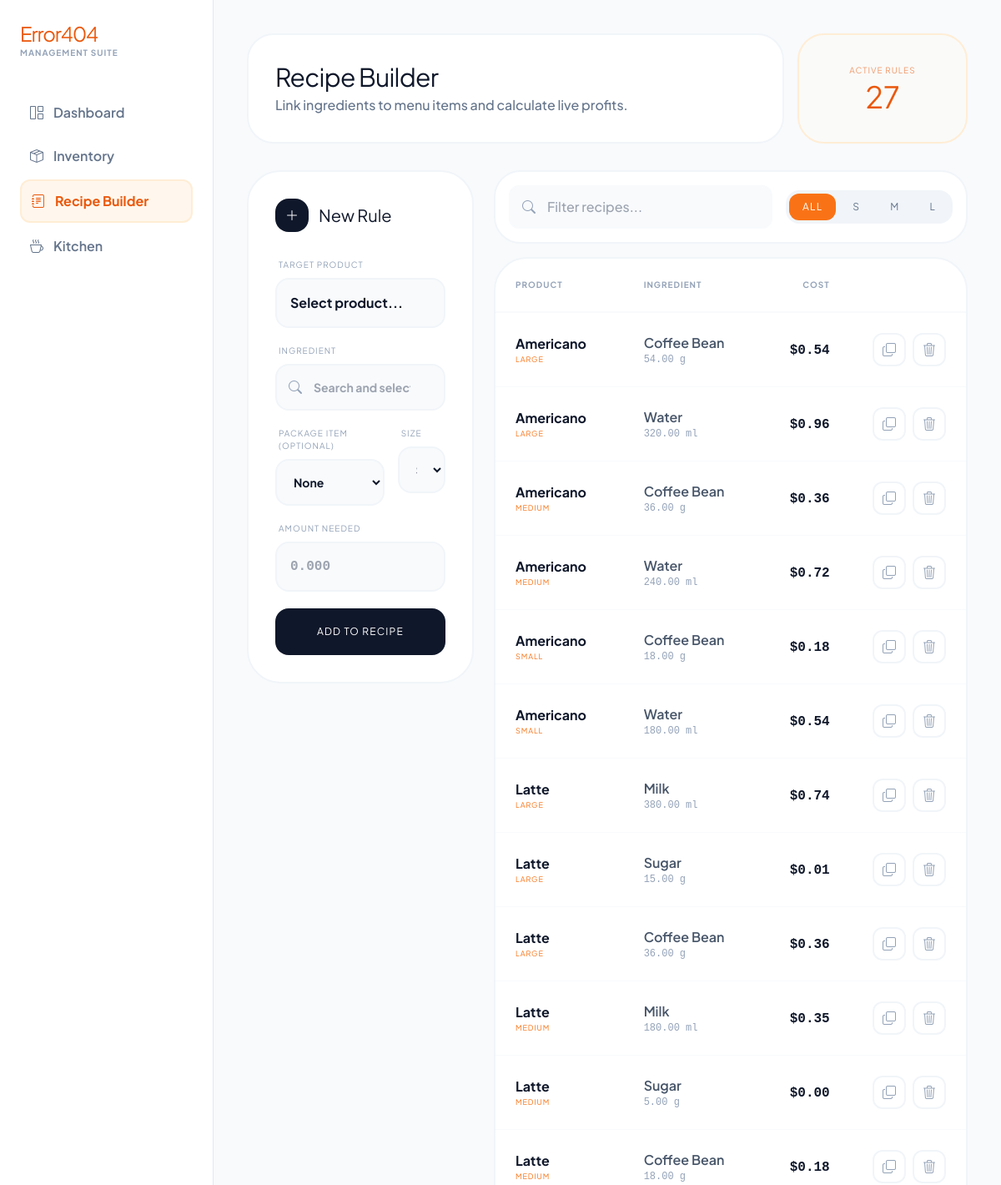
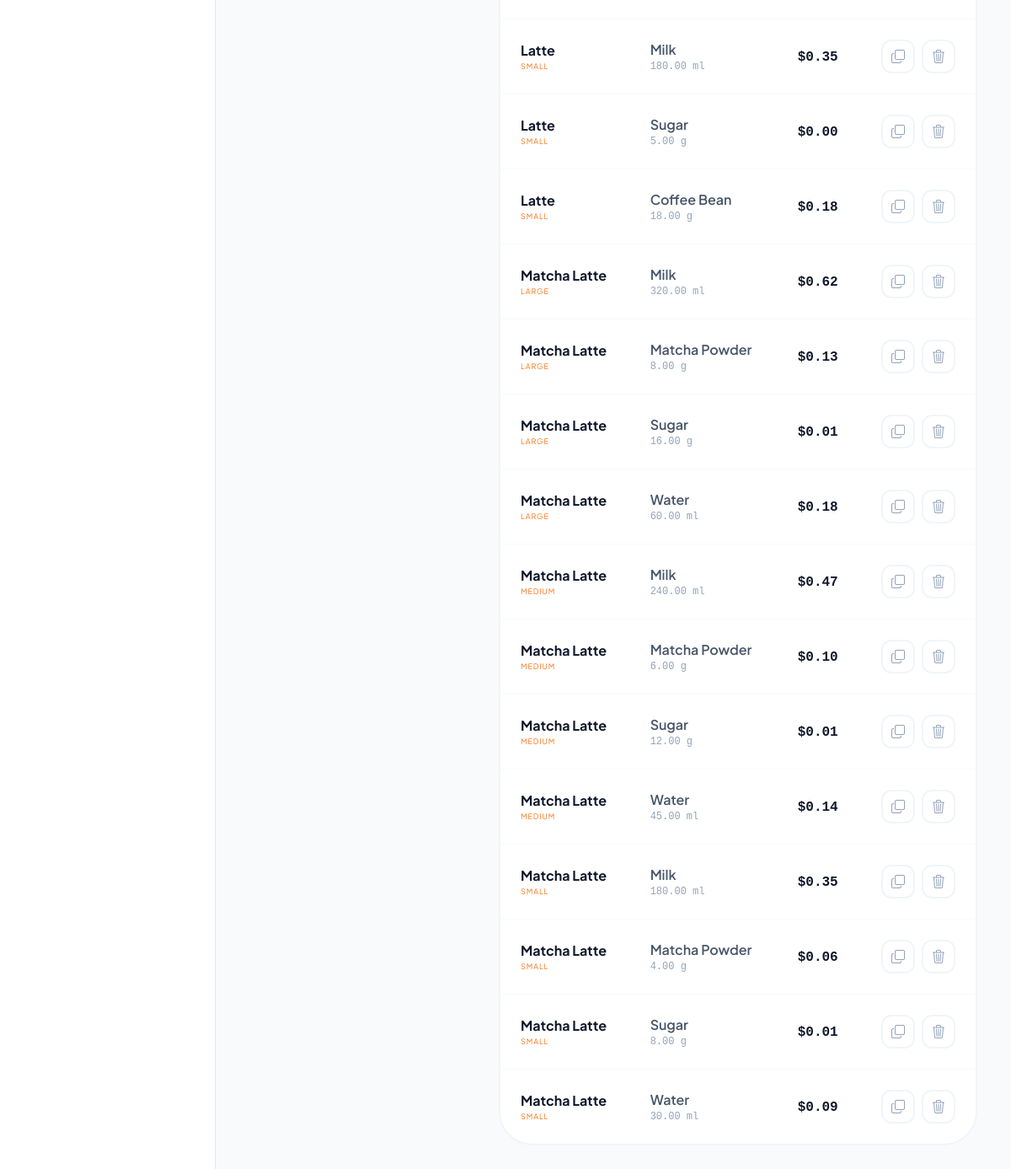
The page /recipe-builder/ on the database as committed earlier (2 pictures, top to bottom).
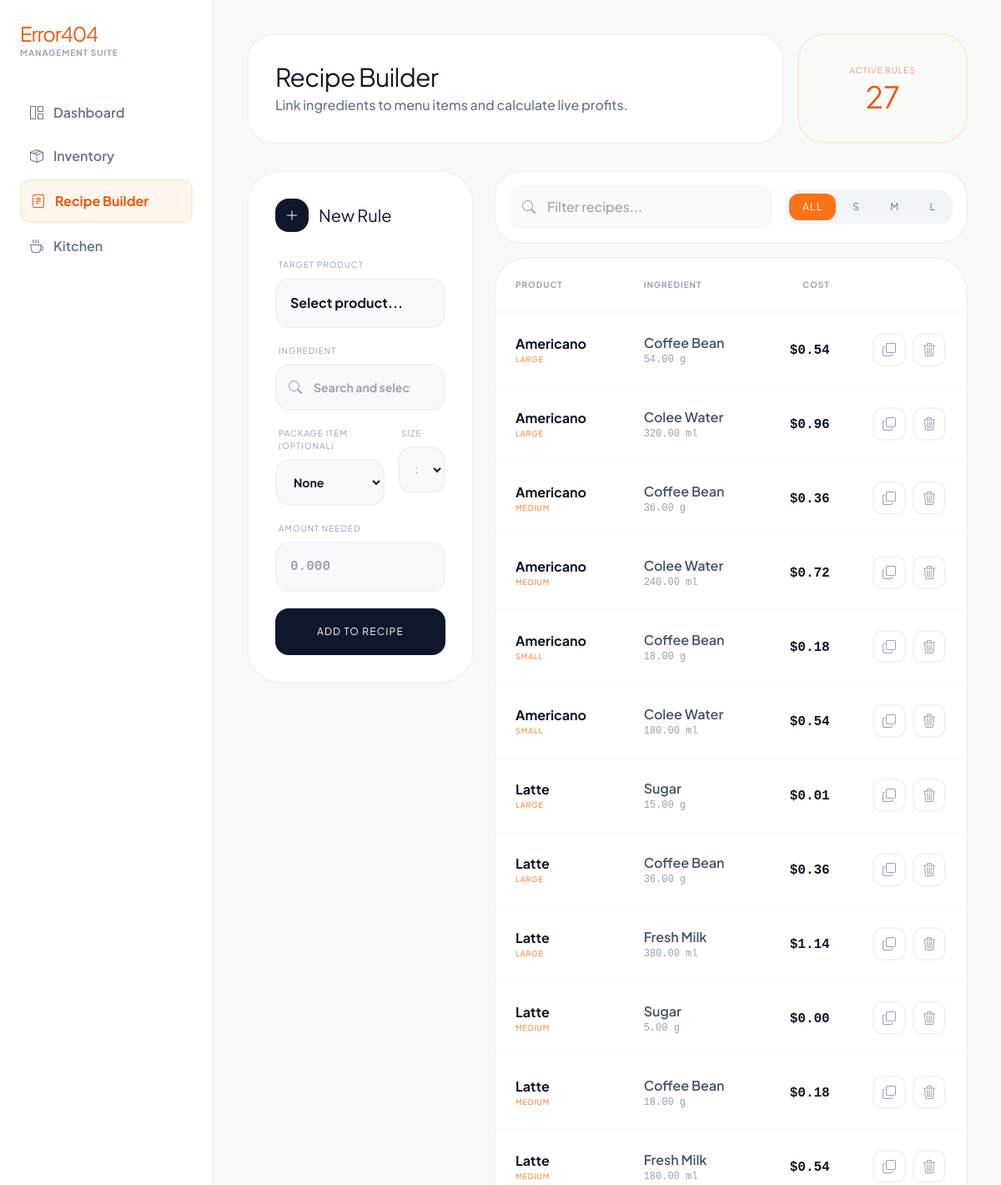
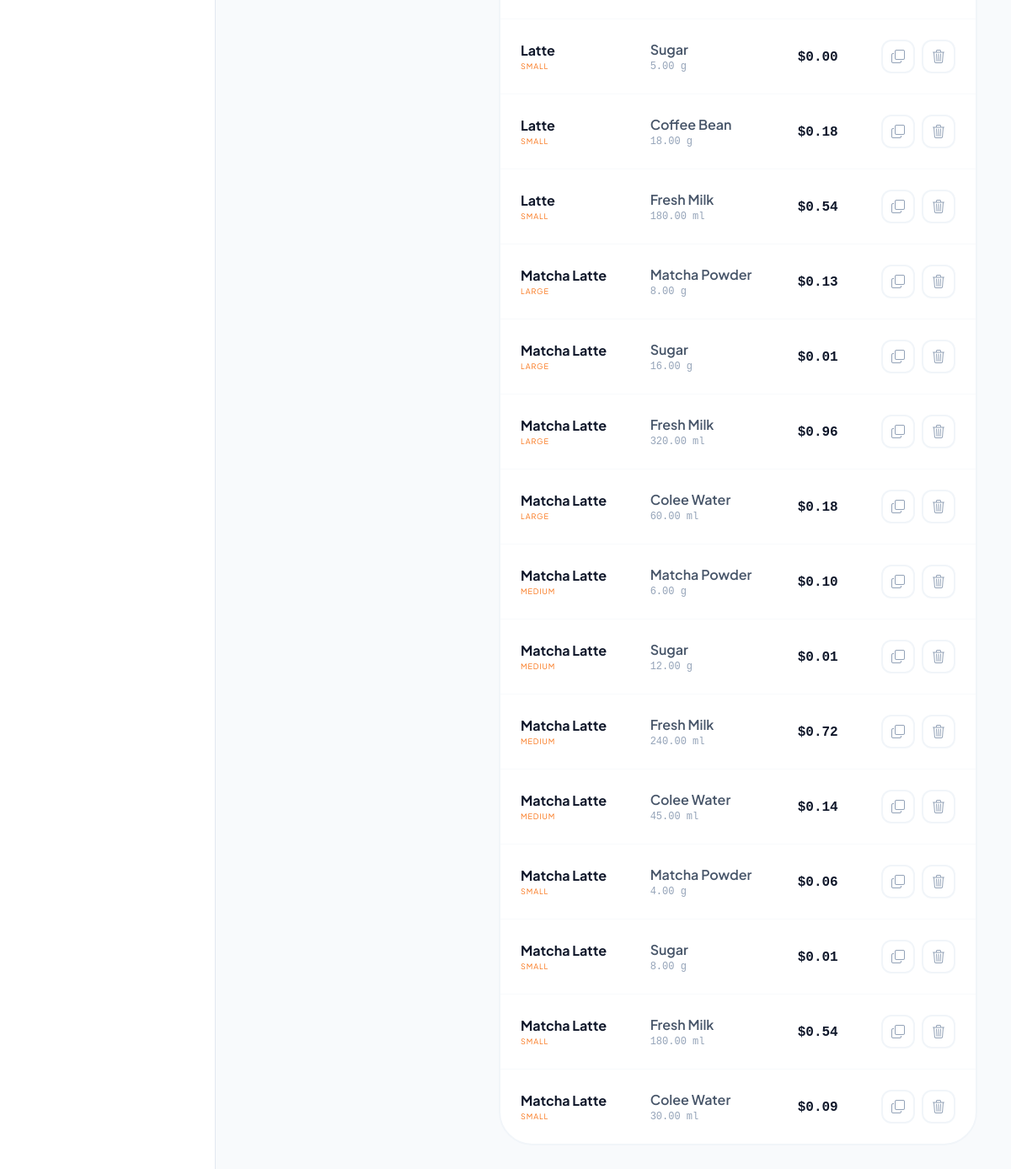
The same page on the database as committed later (2 pictures, top to bottom).
### sales/models.py (models this page shows, shortened)
class Recipe(models.Model):
    SIZE_CHOICES = [
        ('Small', 'Small'),
        ('Medium', 'Medium'),
        ('Large', 'Large'),
    ]
    product = models.ForeignKey(Product, on_delete=models.CASCADE, related_name='recipes')
    ingredient = models.ForeignKey('Ingredient', on_delete=models.CASCADE)
    size = models.CharField(max_length=10, choices=SIZE_CHOICES, default='Medium')
    quantity = models.DecimalField(max_digits=10, decimal_places=2, help_text="Amount in g, ml, or pcs")
    class Meta:
        unique_together = ('product', 'ingredient', 'size')

class Product(models.Model):
    CATEGORIES = (
        ('Coffee', 'Coffee'),
        ('Tea', 'Tea'),
        ('Soft Drink', 'Soft Drink'),
        ('Other', 'Other'),
    )
    name = models.CharField(max_length=100)
    category = models.CharField(max_length=20, choices=CATEGORIES, default='Coffee')
    price_small = models.DecimalField(max_digits=10, decimal_places=2, default=0.00, help_text="Price for Small (Tax Inclusive)")
    price_medium = models.DecimalField(max_digits=10, decimal_places=2, default=0.00, help_text="Price for Medium (Tax Inclusive)")
    price_large = models.DecimalField(max_digits=10, decimal_places=2, default=0.00, help_text="Price for Large (Tax Inclusive)")
    image = models.ImageField(upload_to='products/', null=True, blank=True)
    ice_upcharge = models.DecimalField(max_digits=6, decimal_places=2, default=0.25)
    frappe_upcharge = models.DecimalField(max_digits=6, decimal_places=2, default=0.50)
    is_available = models.BooleanField(default=True, help_text="Uncheck to hide from customer menu (Snooze)")
    can_be_hot = models.BooleanField(default=True)
    can_be_iced = models.BooleanField(default=False)
    can_be_frappe = models.BooleanField(default=False)
    stock = models.IntegerField(default=0)

class Ingredient(models.Model):
    PACKAGING_CHOICES = (
        ('HOT_CUP', 'Hot Cup'),
        ('COLD_CUP', 'Cold Cup'),
        ('HOT_STRAW', 'Hot Straw'),
        ('COLD_STRAW', 'Cold/Frappe Straw'),
        ('CARRIER', 'Plastic Carrier'),
        ('HOT_LID', 'Hot Lid'),
        ('COLD_LID', 'Cold Lid'),
        ('NONE', 'None'),
    )
    name = models.CharField(max_length=100)
    stock_quantity = models.DecimalField(max_digits=10, decimal_places=2, default=0.00)
    initial_stock_per_item = models.DecimalField(max_digits=10, decimal_places=2, default=0.00)
    items_count = models.IntegerField(default=1)
    max_stock = models.DecimalField(max_digits=10, decimal_places=2, default=1000.00)
    unit = models.CharField(max_length=10)
    unit_cost = models.DecimalField(max_digits=10, decimal_places=5, default=0.00)
    last_purchase_price = models.DecimalField(max_digits=10, decimal_places=2, default=0)
    is_packaging = models.BooleanField(default=False)
    packaging_type = models.CharField(max_length=20, choices=PACKAGING_CHOICES, default='NONE')

### sales/views.py (the view, shortened to what this page needs)
# urls.py: path('recipe-builder/', views.recipe_builder, name='recipe_builder'),
def recipe_builder(request):
    products = Product.objects.all().order_by('name')
    ingredients = Ingredient.objects.filter(is_packaging=False).order_by('name')
    packaging_items = Ingredient.objects.filter(is_packaging=True).annotate(
        packaging_group=Case(
            When(packaging_type__startswith='HOT', then=Value(0)),
            When(packaging_type__startswith='COLD', then=Value(1)),
            default=Value(2),
            output_field=IntegerField(),
        ),
        packaging_order=Case(
            When(packaging_type='HOT_CUP', then=Value(0)),
            When(packaging_type='HOT_LID', then=Value(1)),
            When(packaging_type='HOT_STRAW', then=Value(2)),
            When(packaging_type='COLD_CUP', then=Value(3)),
            When(packaging_type='COLD_LID', then=Value(4)),
            When(packaging_type='COLD_STRAW', then=Value(5)),
            When(packaging_type='CARRIER', then=Value(6)),
            default=Value(7),
            output_field=IntegerField(),
        ),
    ).order_by('packaging_group', 'packaging_order', 'name')
    recipes = Recipe.objects.select_related('product', 'ingredient').all().order_by('product__name', 'size')
    for r in recipes:
        r.line_cost = (r.ingredient.unit_cost or Decimal('0.00')) * r.quantity
    return render(request, 'recipe_builder.html', {
        'products': products,
        'ingredients': ingredients,
        'packaging_items': packaging_items,
        'recipes': recipes
    })

### sales/templates/recipe_builder.html (shortened to what the changed rows need)
<!DOCTYPE html>
<html lang="en">
<head>
    <script src="https://cdn.tailwindcss.com"></script>
    <link rel="stylesheet" href="https://cdn.jsdelivr.net/npm/bootstrap-icons@1.11.1/font/bootstrap-icons.css">
</head>
<body class="bg-[#f8fafc] text-slate-900 flex flex-col md:flex-row min-h-screen">
    <aside id="sidebar" class="fixed inset-y-0 left-0 w-64 shrink-0 bg-white border-r border-slate-200 p-6 flex flex-col transform -translate-x-full md:translate-x-0 transition-transform duration-300 ease-in-out z-[150] md:sticky md:top-0 md:h-screen">
        <div class="mb-10">
            <h1 class="text-2xl font-800 tracking-tighter text-orange-600">Error404</h1>
        </div>
    </aside>
    <main class="flex-1 p-4 md:p-8 lg:p-10 max-w-[1400px] mx-auto w-full">
        <div class="grid grid-cols-1 md:grid-cols-4 gap-4 mb-8">
            <div class="md:col-span-3 bento-card p-8 rounded-[2rem] flex flex-col justify-center">
                <h1 class="text-3xl font-800 tracking-tight">Recipe Builder</h1>
            </div>
        </div>
        <div class="grid grid-cols-1 lg:grid-cols-12 gap-6">
            <div class="lg:col-span-8 space-y-4">
                <div class="bento-card rounded-[2.5rem] overflow-hidden">
                    <div class="overflow-x-auto">
                        <table class="w-full text-left border-collapse" id="recipeTable">
                            <thead>
                                <tr class="border-b-2 border-slate-50">
                                    <th class="p-6 text-[10px] font-800 uppercase text-slate-400 tracking-widest">product</th>
                                    <th class="p-6 text-[10px] font-800 uppercase text-slate-400 tracking-widest">Ingredient</th>
                                    <th class="p-6 text-[10px] font-800 uppercase text-slate-400 tracking-widest text-right">Cost</th>
                                    <th class="p-6"></th>
                                </tr>
                            </thead>
                            <tbody class="divide-y divide-slate-50">
                                {% for r in recipes %}
                                <tr class="hover:bg-slate-50/50 transition-colors recipe-row"
                                    data-product="{{ r.product.name|lower }}"
                                    data-ingredient="{{ r.ingredient.name|lower }}"
                                    data-size="{{ r.size|lower }}">
                                    <td class="p-6">
                                        <div class="font-bold text-slate-900">{{ r.product.name }}</div>
                                        <div class="text-[9px] font-800 text-orange-500 uppercase tracking-widest">{{ r.size }}</div>
                                    </td>
                                    <td class="p-6">
                                        <div class="font-semibold text-slate-600">{{ r.ingredient.name }}</div>
                                        <div class="text-xs font-mono text-slate-400">{{ r.quantity }} {{ r.ingredient.unit }}</div>
                                    </td>
                                    <td class="p-6 text-right">
                                        <span class="font-mono font-bold text-slate-900">${{ r.line_cost|stringformat:".2f" }}</span>
                                    </td>
                                    <td class="p-6 text-right">
                                        <div class="flex justify-end gap-2">
                                            <button onclick="openCopyModal('{{ r.product.id }}', '{{ r.size }}', '{{ r.product.name }}')"
                                                    class="w-10 h-10 rounded-xl border-2 border-slate-100 flex items-center justify-center text-slate-400 hover:border-orange-500 hover:text-orange-500 transition-all">
                                                <i class="bi bi-copy"></i>
                                            </button>
                                            <form method="POST" class="inline">
                                                <button type="submit" class="w-10 h-10 rounded-xl border-2 border-slate-100 flex items-center justify-center text-slate-400 hover:border-red-500 hover:text-red-500 transition-all">
                                                    <i class="bi bi-trash3"></i>
                                                </button>
                                            </form>
                                        </div>
                                    </td>
                                </tr>
                                {% endfor %}
                            </tbody>
                        </table>
                    </div>
                </div>
            </div>
        </div>
    </main>
</body>
</html>

Rows that differ between the two databases and show on the page:
removed Recipe: product.name "Americano", size "LARGE", ingredient.name "Water", quantity "320.00", ingredient.unit "ml", line_cost "0.96"
removed Recipe: product.name "Americano", size "MEDIUM", ingredient.name "Water", quantity "240.00", ingredient.unit "ml", line_cost "0.72"
removed Recipe: product.name "Americano", size "SMALL", ingredient.name "Water", quantity "180.00", ingredient.unit "ml", line_cost "0.54"
removed Recipe: product.name "Latte", size "LARGE", ingredient.name "Milk", quantity "380.00", ingredient.unit "ml", line_cost "0.74"
removed Recipe: product.name "Latte", size "MEDIUM", ingredient.name "Milk", quantity "180.00", ingredient.unit "ml", line_cost "0.35"
removed Recipe: product.name "Latte", size "SMALL", ingredient.name "Milk", quantity "180.00", ingredient.unit "ml", line_cost "0.35"
removed Recipe: product.name "Matcha Latte", size "LARGE", ingredient.name "Milk", quantity "320.00", ingredient.unit "ml", line_cost "0.62"
removed Recipe: product.name "Matcha Latte", size "LARGE", ingredient.name "Water", quantity "60.00", ingredient.unit "ml", line_cost "0.18"
removed Recipe: product.name "Matcha Latte", size "MEDIUM", ingredient.name "Milk", quantity "240.00", ingredient.unit "ml", line_cost "0.47"
removed Recipe: product.name "Matcha Latte", size "MEDIUM", ingredient.name "Water", quantity "45.00", ingredient.unit "ml", line_cost "0.14"
removed Recipe: product.name "Matcha Latte", size "SMALL", ingredient.name "Milk", quantity "180.00", ingredient.unit "ml", line_cost "0.35"
removed Recipe: product.name "Matcha Latte", size "SMALL", ingredient.name "Water", quantity "30.00", ingredient.unit "ml", line_cost "0.09"
added Recipe: product.name "Americano", size "LARGE", ingredient.name "Colee Water", quantity "320.00", ingredient.unit "ml", line_cost "0.96"
added Recipe: product.name "Americano", size "MEDIUM", ingredient.name "Colee Water", quantity "240.00", ingredient.unit "ml", line_cost "0.72"
added Recipe: product.name "Americano", size "SMALL", ingredient.name "Colee Water", quantity "180.00", ingredient.unit "ml", line_cost "0.54"
added Recipe: product.name "Latte", size "LARGE", ingredient.name "Fresh Milk", quantity "380.00", ingredient.unit "ml", line_cost "1.14"
added Recipe: product.name "Latte", size "MEDIUM", ingredient.name "Fresh Milk", quantity "180.00", ingredient.unit "ml", line_cost "0.54"
added Recipe: product.name "Latte", size "SMALL", ingredient.name "Fresh Milk", quantity "180.00", ingredient.unit "ml", line_cost "0.54"
added Recipe: product.name "Matcha Latte", size "LARGE", ingredient.name "Fresh Milk", quantity "320.00", ingredient.unit "ml", line_cost "0.96"
added Recipe: product.name "Matcha Latte", size "LARGE", ingredient.name "Colee Water", quantity "60.00", ingredient.unit "ml", line_cost "0.18"
added Recipe: product.name "Matcha Latte", size "MEDIUM", ingredient.name "Fresh Milk", quantity "240.00", ingredient.unit "ml", line_cost "0.72"
added Recipe: product.name "Matcha Latte", size "MEDIUM", ingredient.name "Colee Water", quantity "45.00", ingredient.unit "ml", line_cost "0.14"
added Recipe: product.name "Matcha Latte", size "SMALL", ingredient.name "Fresh Milk", quantity "180.00", ingredient.unit "ml", line_cost "0.54"
added Recipe: product.name "Matcha Latte", size "SMALL", ingredient.name "Colee Water", quantity "30.00", ingredient.unit "ml", line_cost "0.09"
